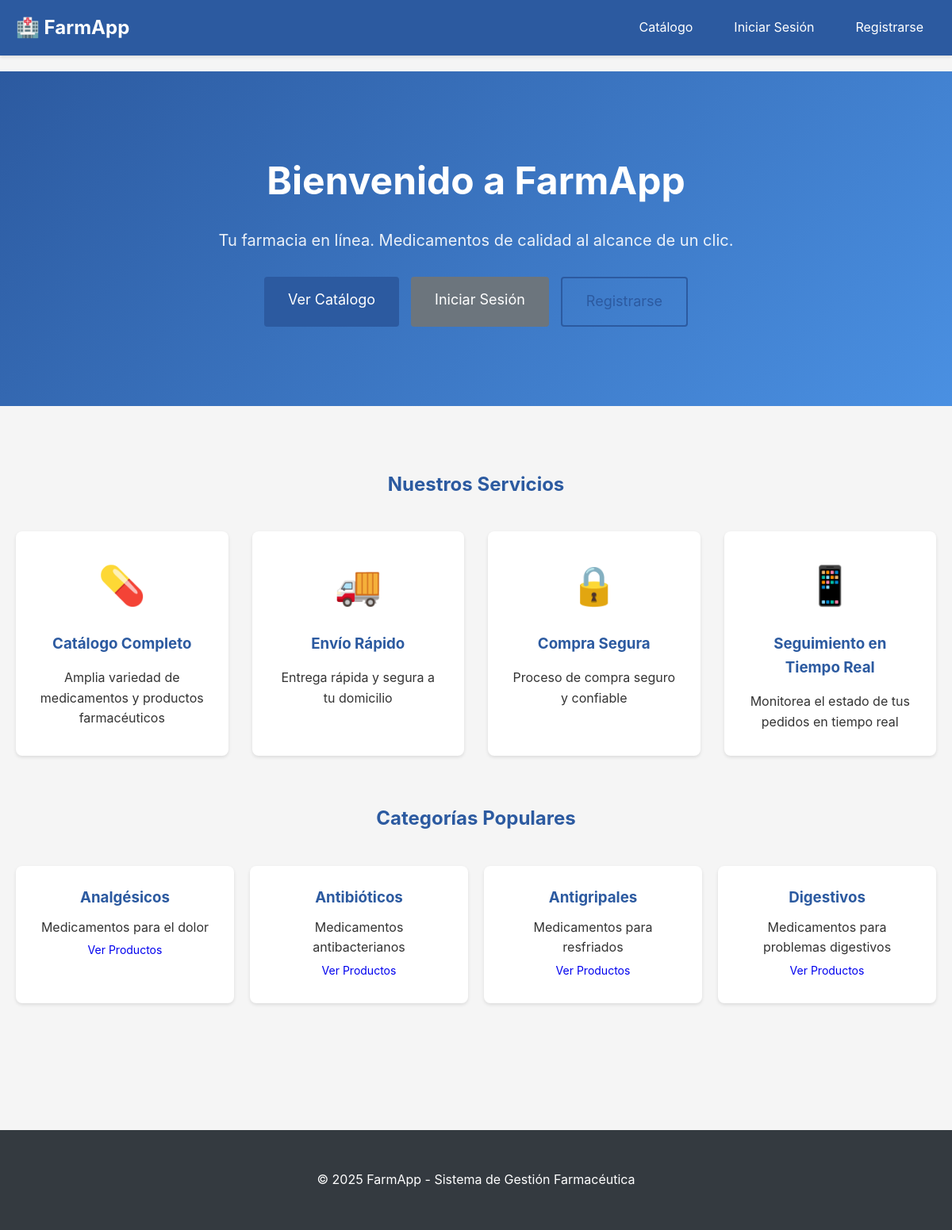
The page / on the database its author committed.
### tables this page shows
CREATE TABLE IF NOT EXISTS `categorias` (
  `id` int(11) NOT NULL AUTO_INCREMENT,
  `nombre` varchar(100) NOT NULL,
  `descripcion` text,
  `activa` tinyint(1) NOT NULL DEFAULT 1,
  `created_at` timestamp NOT NULL DEFAULT CURRENT_TIMESTAMP,
  PRIMARY KEY (`id`)
);

### controllers/HomeController.php (called while the page is built, shortened)
<?php
require_once __DIR__ . '/../models/Categoria.php';
class HomeController {
    public function index() {
        $categoriaModel = new Categoria();
        $categorias = $categoriaModel->obtenerTodas();
        require_once __DIR__ . '/../views/home/index.php';
    }
}

### utils/Auth.php (called while the page is built, shortened)
<?php
class Auth {
    public static function check() {
        return isset($_SESSION['usuario']) && !empty($_SESSION['usuario']);
    }
}

### config/database.php (called while the page is built, shortened)
<?php
class Database {
    private static $instance = null;
    private $connection;
    private $isProduction = false;
    private $configLocal = [
        'host' => 'localhost',
        'dbname' => 'farmapp',
        'username' => 'root',
        'password' => '1003418409',
        'charset' => 'utf8mb4'
    ];
    private $configProduction = [
        'host' => 'sqlXXX.epizy.com',
        'dbname' => 'epiz_XXXXXX_farmapp',
        'username' => 'epiz_XXXXXX',
        'password' => 'tu_password_aqui',
        'charset' => 'utf8mb4'
    ];
    private function getConfig() {
        return $this->isProduction ? $this->configProduction : $this->configLocal;
    }
    private function __construct() {
        try {
            $config = $this->getConfig();
            $dsn = "mysql:host={$config['host']};dbname={$config['dbname']};charset={$config['charset']}";
            $options = [
                PDO::ATTR_ERRMODE            => PDO::ERRMODE_EXCEPTION,
                PDO::ATTR_DEFAULT_FETCH_MODE => PDO::FETCH_ASSOC,
                PDO::ATTR_EMULATE_PREPARES   => false,
            ];
            $this->connection = new PDO($dsn, $config['username'], $config['password'], $options);
        } catch (PDOException $e) {
            $env = $this->isProduction ? 'PRODUCCIÓN' : 'LOCALHOST';
            die("Error de conexión a la base de datos ({$env}): " . $e->getMessage() .
                "<br><br>Verifica la configuración en config/database.php");
        }
    }
    public static function getInstance() {
        if (self::$instance === null) {
            self::$instance = new self();
        }
        return self::$instance;
    }
    public function getConnection() {
        return $this->connection;
    }
}

### models/Categoria.php (called while the page is built, shortened)
<?php
require_once __DIR__ . '/../config/database.php';
class Categoria {
    private $db;
    public function __construct() {
        $this->db = Database::getInstance()->getConnection();
    }
    public function obtenerTodas() {
        $stmt = $this->db->query("
            SELECT * FROM categorias
            WHERE activa = 1
            ORDER BY nombre ASC
        ");
        return $stmt->fetchAll();
    }
}

### views/home/index.php (the view)
<?php
require_once __DIR__ . '/../layout/header.php';
?>
<div class="hero">
    <div class="container">
        <h1>Bienvenido a FarmApp</h1>
        <p class="lead">Tu farmacia en línea. Medicamentos de calidad al alcance de un clic.</p>
        <div class="hero-buttons">
            <a href="<?php echo BASE_URL; ?>/index.php?action=catalogo" class="btn btn-primary btn-lg">Ver Catálogo</a>
            <?php if (!Auth::check()): ?>
                <a href="<?php echo BASE_URL; ?>/index.php?action=login" class="btn btn-secondary btn-lg">Iniciar Sesión</a>
                <a href="<?php echo BASE_URL; ?>/index.php?action=registro" class="btn btn-outline btn-lg">Registrarse</a>
            <?php endif; ?>
        </div>
    </div>
</div>
<div class="container">
    <section class="features">
        <h2 class="section-title">Nuestros Servicios</h2>
        <div class="features-grid">
            <div class="feature-card">
                <div class="feature-icon">💊</div>
                <h3>Catálogo Completo</h3>
                <p>Amplia variedad de medicamentos y productos farmacéuticos</p>
            </div>
            <div class="feature-card">
                <div class="feature-icon">🚚</div>
                <h3>Envío Rápido</h3>
                <p>Entrega rápida y segura a tu domicilio</p>
            </div>
            <div class="feature-card">
                <div class="feature-icon">🔒</div>
                <h3>Compra Segura</h3>
                <p>Proceso de compra seguro y confiable</p>
            </div>
            <div class="feature-card">
                <div class="feature-icon">📱</div>
                <h3>Seguimiento en Tiempo Real</h3>
                <p>Monitorea el estado de tus pedidos en tiempo real</p>
            </div>
        </div>
    </section>
    <?php if (!empty($categorias)): ?>
    <section class="categorias-preview">
        <h2 class="section-title">Categorías Populares</h2>
        <div class="categorias-grid">
            <?php foreach (array_slice($categorias, 0, 4) as $categoria): ?>
                <div class="categoria-card">
                    <h3><?php echo htmlspecialchars($categoria['nombre']); ?></h3>
                    <p><?php echo htmlspecialchars($categoria['descripcion'] ?? ''); ?></p>
                    <a href="<?php echo BASE_URL; ?>/index.php?action=catalogo&categoria=<?php echo $categoria['id']; ?>" class="btn btn-sm">Ver Productos</a>
                </div>
            <?php endforeach; ?>
        </div>
    </section>
    <?php endif; ?>
</div>
<?php
require_once __DIR__ . '/../layout/footer.php';
?>

### public/css/style.css (style rules this page uses)
* { margin: 0; padding: 0; box-sizing: border-box; }
:root { --primary-color: #2c5aa0; --secondary-color: #4a90e2; --success-color: #28a745; --danger-color: #dc3545; --warning-color: #ffc107; --dark-color: #343a40; --light-color: #f8f9fa; --border-color: #dee2e6; --text-color: #333; --text-muted: #6c757d; }
body { font-family: -apple-system, BlinkMacSystemFont, 'Segoe UI', Roboto, 'Helvetica Neue', Arial, sans-serif; line-height: 1.6; color: var(--text-color); background-color: #f5f5f5; }
.container { max-width: 1200px; margin: 0 auto; padding: 20px; }
.hero { background: linear-gradient(135deg, var(--primary-color) 0%, var(--secondary-color) 100%); color: white; padding: 80px 20px; text-align: center; }
.hero h1 { font-size: 3rem; margin-bottom: 20px; }
.hero .lead { font-size: 1.25rem; margin-bottom: 30px; opacity: 0.9; }
.hero-buttons { display: flex; gap: 15px; justify-content: center; flex-wrap: wrap; }
.btn { display: inline-block; padding: 10px 20px; border: none; border-radius: 4px; text-decoration: none; cursor: pointer; font-size: 1rem; transition: all 0.3s; text-align: center; }
.btn-primary { background-color: var(--primary-color); color: white; }
.btn-secondary { background-color: var(--text-muted); color: white; }
.btn-outline { background-color: transparent; border: 2px solid var(--primary-color); color: var(--primary-color); }
.btn-sm { padding: 5px 10px; font-size: 0.875rem; }
.btn-lg { padding: 15px 30px; font-size: 1.125rem; }
.features { margin: 60px 0; }
.section-title { text-align: center; margin-bottom: 40px; color: var(--primary-color); }
.features-grid { display: grid; grid-template-columns: repeat(auto-fit, minmax(250px, 1fr)); gap: 30px; }
.feature-card { text-align: center; padding: 30px; background: white; border-radius: 8px; box-shadow: 0 2px 4px rgba(0,0,0,0.1); }
.feature-icon { font-size: 3rem; margin-bottom: 20px; }
.feature-card h3 { margin-bottom: 15px; color: var(--primary-color); }
.categorias-preview { margin: 60px 0; }
.categorias-grid { display: grid; grid-template-columns: repeat(auto-fit, minmax(250px, 1fr)); gap: 20px; }
.categoria-card { background: white; padding: 25px; border-radius: 8px; box-shadow: 0 2px 4px rgba(0,0,0,0.1); text-align: center; }
.categoria-card h3 { color: var(--primary-color); margin-bottom: 10px; }

### rows shown on the page
categorias: nombre "Analgésicos", descripcion "Medicamentos para el dolor"
categorias: nombre "Antibióticos", descripcion "Medicamentos antibacterianos"
categorias: nombre "Antigripales", descripcion "Medicamentos para resfriados"
categorias: nombre "Digestivos", descripcion "Medicamentos para problemas digestivos"
